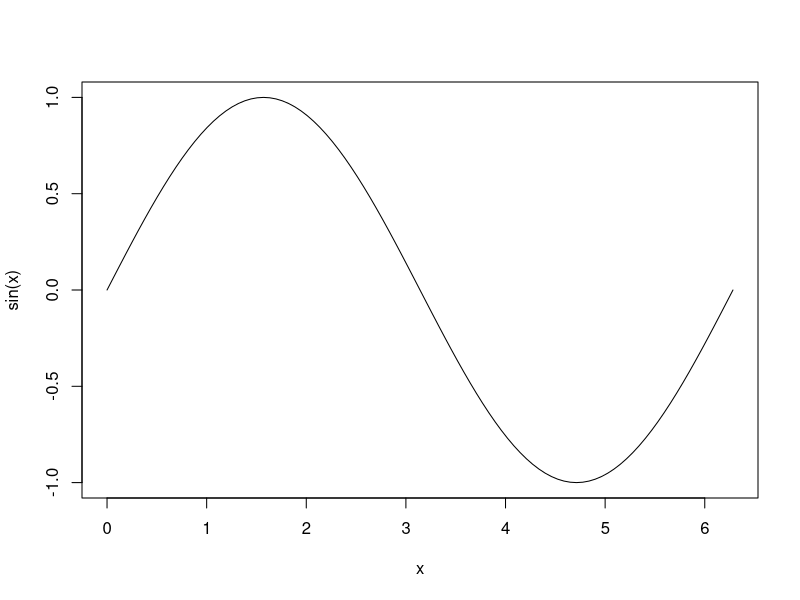
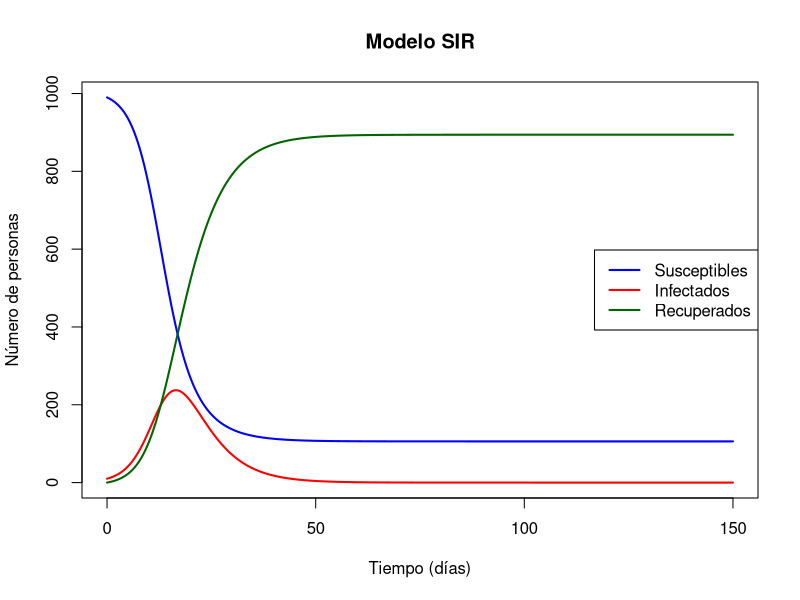
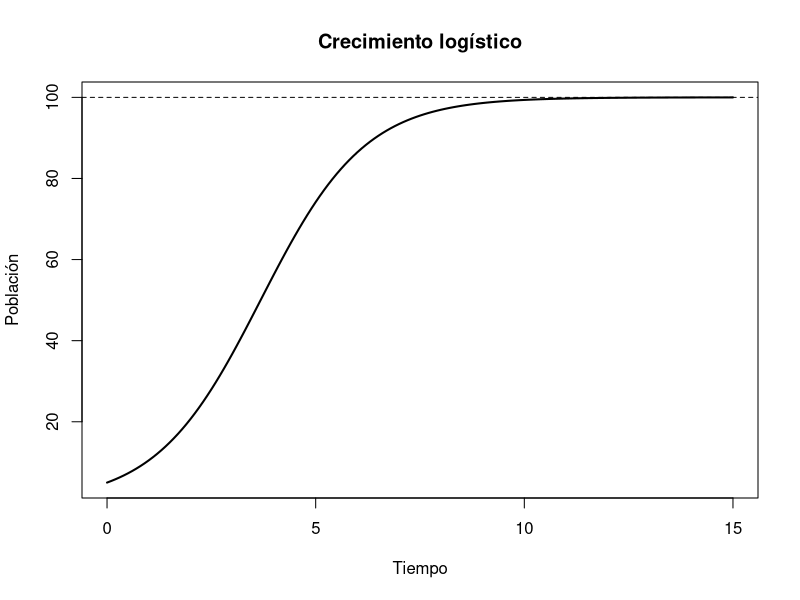

Write the R code that produced these figures, in order.
## ---- chunk 1
knitr::opts_chunk$set(echo = TRUE, fig.width = 7, fig.height = 4)
## ---- chunk 2
R.version.string
library(deSolve)
packageVersion("deSolve")
curve(sin(x), from = 0, to = 2 * pi)
## ---- chunk 3
library(deSolve)

# 1. ECUACIONES: dS, dI y dR son las derivadas dS/dt, dI/dt y dR/dt
sir <- function(t, state, parms) {
  with(as.list(c(state, parms)), {
    dS <- -beta * S * I / N
    dI <-  beta * S * I / N - gamma * I
    dR <-  gamma * I
    list(c(dS, dI, dR))
  })
}

# 2. DATOS: parámetros, condiciones iniciales y tiempos
parms <- c(beta = 0.5, gamma = 0.2, N = 1000)
state <- c(S = 990, I = 10, R = 0)
times <- seq(0, 150, by = 0.5)

# 3. SOLUCIÓN NUMÉRICA
sol <- as.data.frame(ode(y = state, times = times, func = sir, parms = parms))

# 4. GRÁFICA
matplot(sol$time, sol[, c("S", "I", "R")], type = "l", lty = 1, lwd = 2,
        col = c("blue", "red", "darkgreen"),
        xlab = "Tiempo (días)", ylab = "Número de personas", main = "Modelo SIR")
legend("right", c("Susceptibles", "Infectados", "Recuperados"),
       col = c("blue", "red", "darkgreen"), lty = 1, lwd = 2)

# 5. VERIFICACIÓN: S + I + R debe ser igual a N en todo momento
range(rowSums(sol[, c("S", "I", "R")]))
## ---- chunk 4
# 1. ECUACIÓN
logistico <- function(t, state, parms) {
  with(as.list(c(state, parms)), {
    dx <- r * x * (1 - x / K)
    list(dx)
  })
}

# 2. DATOS
parms <- c(r = 0.8, K = 100)
state <- c(x = 5)
times <- seq(0, 15, by = 0.1)

# 3. SOLUCIÓN
sol_log <- as.data.frame(ode(y = state, times = times, func = logistico, parms = parms))

# 4. GRÁFICA
plot(sol_log$time, sol_log$x, type = "l", lwd = 2,
     xlab = "Tiempo", ylab = "Población", main = "Crecimiento logístico")
abline(h = parms["K"], lty = 2)
